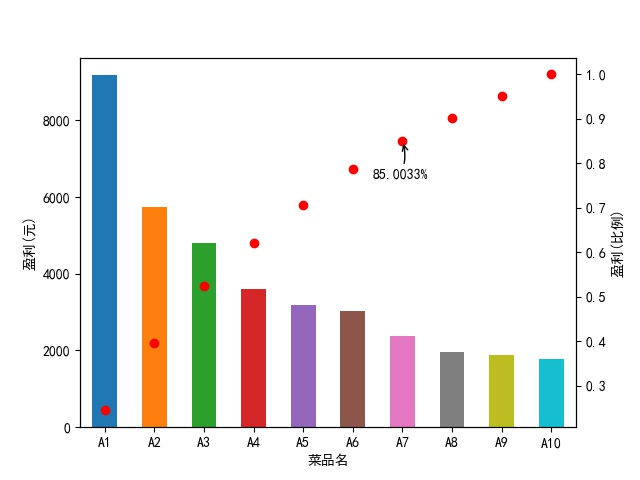

Reproduce this figure in Python.
# -*- coding: utf-8 -*-
from __future__ import print_function
import pandas as pd

dish_profit = 'C:/Users/Tang/Desktop/dM/chapter3/demo/data/catering_dish_profit.xls'  # 餐饮数据
data = pd.read_excel(dish_profit, index_col=u'菜品名')  # 读取数据，指定“菜品名”列为索引列
data = data[u'盈利'].copy()
data.sort_values(ascending=False)  # 下降排序

import matplotlib.pyplot as plt  # 导入图像库

plt.rcParams['font.sans-serif'] = ['SimHei']  # 用来正常显示中文标签
plt.rcParams['axes.unicode_minus'] = False  # 用来正常显示负号

plt.figure()
data.plot(kind='bar')
plt.ylabel(u'盈利(元)')
p = 1.0 * data.cumsum() / data.sum()
p.plot(color='r', secondary_y=True, style='-o', linewidth=0)
plt.annotate(format(p[6], '.4%'), xy=(6, p[6]), xytext=(6 * 0.9, p[6] * 0.9),
             arrowprops=dict(arrowstyle="->", connectionstyle="arc3,rad=.2"))#添加注释
plt.ylabel(u'盈利(比例)')
plt.show()
#总结：贡献度分析图，我对于程序画图还不是太熟悉
